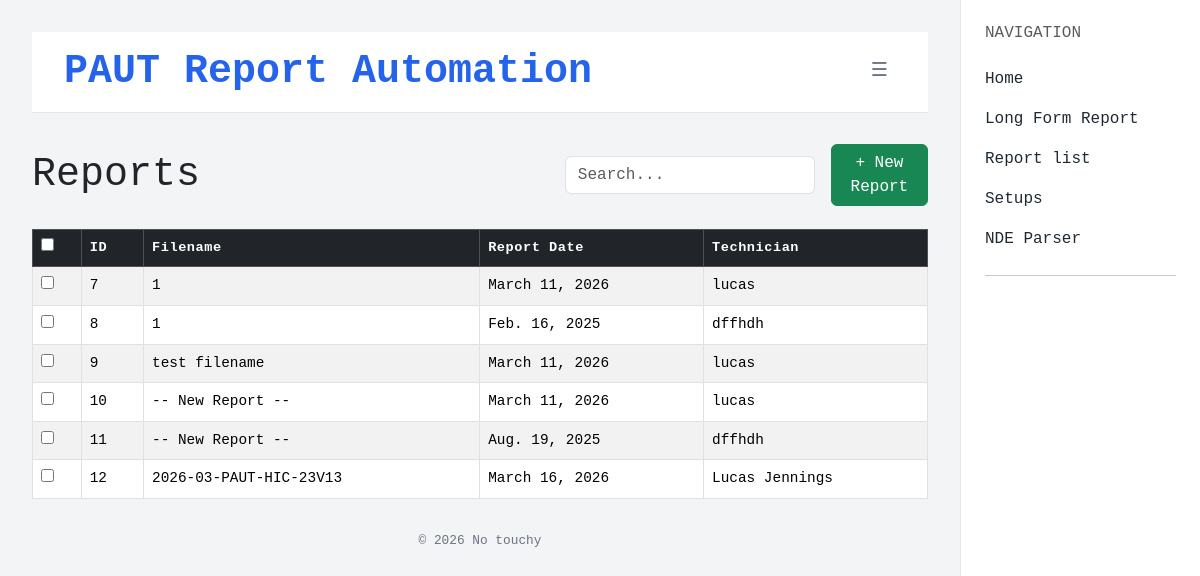
/reports/, run on an earlier commit of the app's database.
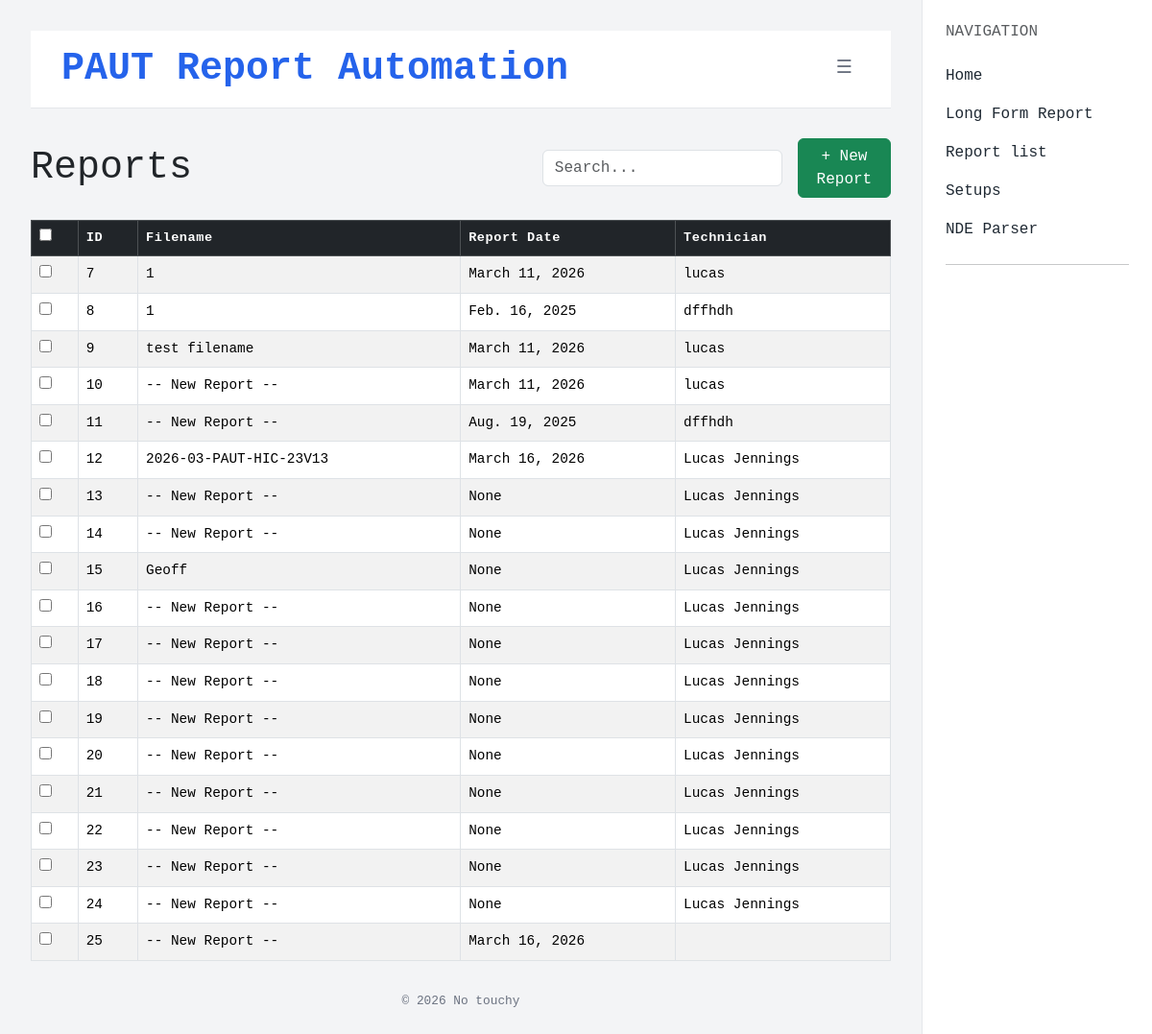
And on a later commit of the database.
### reports/models.py (models this page shows, shortened)
class Report(models.Model):
    document_filename = models.CharField(max_length=200, blank=True)
    document_title = models.TextField(blank=True)
    client = models.CharField(max_length=200, blank=True)
    location = models.CharField(max_length=200, blank=True)
    work_order = models.CharField(max_length=100, blank=True)
    project_number = models.CharField(max_length=100, blank=True)
    report_date = models.DateField(blank=True, null=True)
    test_date = models.DateField(blank=True, null=True)
    project_type = models.CharField(max_length=200, blank=True)
    procedure = models.CharField(max_length=200, blank=True)
    technician_name = models.CharField(max_length=200, blank=True)
    certification = models.CharField(max_length=200, blank=True)
    assistant_name = models.CharField(max_length=200, blank=True)
    assistant_certification = models.CharField(max_length=200, blank=True)
    examination_scope = models.TextField(blank=True)
    executive_summary = models.TextField(blank=True)
    equipment_id = models.CharField(max_length=200, blank=True)
    equipment_overview = models.TextField(blank=True)
    work_scope = models.TextField(blank=True)
    x_axis_reference = models.CharField(max_length=200, blank=True)
    y_axis_reference = models.CharField(max_length=200, blank=True)
    ut_method = models.CharField(max_length=200, blank=True)

### reports/views.py (the view, shortened to what this page needs)
# urls.py: path('reports/', views.report_list, name='report-list'),
def report_list(request):
    reports = Report.objects.all()
    return render(request, 'reports/report_list.html', {'reports': reports})

### reports/templates/reports/report_list.html (shortened to what this page needs)
{% extends "reports/base.html" %}
{% block content %}
{% if reports %}
<form method="post">
<div class="d-flex align-items-center gap-3 mb-3">
    <h1 class="page-title mb-0">Reports</h1>
    <input type="text" id="keyword-search" class="form-control" placeholder="Search..." style="max-width: 250px;">
    <a href="{% url 'new-report' %}" class="btn btn-success ms-auto">+ New Report</a>
</div>
    <div class="table-responsive">
        <table class="table table-bordered table-striped table-hover align-middle setup-table">
            <thead class="table-dark">
                <tr>
                    <th><input type="checkbox" id="select-all"></th>
                    <th class="sortable" data-col="0">ID </th>
                    <th class="sortable" data-col="1">Filename </th>
                    <th class="sortable" data-col="2">Report Date </th>
                    <th class="sortable" data-col="3">Technician </th>
                </tr>
            </thead>
            <tbody>
                {% for report in reports %}
                <tr class="setup-row">
                    <td><input type="checkbox" name="selected_reports" value="{{ report.pk }}" class="row-check"></td>
                    <td>{{ report.pk }}</td>
                    <td>{{ report.document_filename }}</td>
                    <td>{{ report.report_date }}</td>
                    <td>{{ report.technician_name }}</td>
                </tr>
                {% endfor %}
            </tbody>
        </table>
    </div>
</form>
{% else %}
<div class="d-flex align-items-center gap-3 mb-3">
    <h1 class="page-title mb-0">Reports</h1>
    <a href="{% url 'new-report' %}" class="btn btn-success">+ New Report</a>
</div>
<p>No reports found. <a href="{% url 'create-report' %}">Create one.</a></p>
{% endif %}
{% endblock %}

### reports/templates/reports/base.html (shortened to what this page needs)
{% load static %}
<!DOCTYPE html>
<html lang="en">
<head>
    <link href="https://cdn.jsdelivr.net/npm/bootstrap@5.3.2/dist/css/bootstrap.min.css" rel="stylesheet">
    <link rel="stylesheet" href="{% static 'reports/css/base_styles.css'%}">
</head>
<body>
<div class="container-fluid">
    <div class="row">
        <div class="col content-wrapper">
            <div class="app-header mb-4 d-flex align-items-center justify-content-between">
                <h1 class="app-title">PAUT Report Automation</h1>
                <button class="sidebar-toggle" id="sidebar-toggle" title="Toggle navigation">&#9776;</button>
            </div>
            {% block content %}
            {% endblock %}
            <footer>
                © {% now "Y" %} No touchy
            </footer>
        </div>
        <div class="col-lg-auto sidebar">
            <h6 class="text-uppercase text-muted mb-3">Navigation</h6>
            <a href="{% url 'home'%}">Home</a>
            <a href="{% url 'create-report' %}">Long Form Report</a>
            <a href="{% url 'report-list'%}">Report list</a>
            <a href="{% url 'setup-list'%}">Setups</a>
            <a href="{% url 'nde-upload' %}">NDE Parser</a>
            <hr>
        </div>
    </div>
</div>
</body>
</html>

### reports/static/reports/css/base_styles.css (style rules this page uses)
body { font-family: 'Vulf', monospace; background: #f3f4f6; }
.sidebar { background: #ffffff; border-left: 1px solid #e5e7eb; min-height: 100vh; padding: 1.5rem; width: 240px; }
.sidebar a { display: block; padding: .5rem 0; color: #1f2933; text-decoration: none; font-weight: 500; }
.app-header { background: white; border-bottom: 1px solid #e5e7eb; padding: 1rem 2rem; }
.app-title { font-family: 'Vulf Header', monospace; color: #2563eb; font-weight: 600; margin: 0; }
.content-wrapper { padding: 2rem; }
footer { text-align: center; padding: 1rem; color: #6b7280; font-size: .8rem; }
.sidebar-toggle { background: none; border: none; cursor: pointer; font-size: 1.2rem; color: #6b7280; padding: 0 0.5rem; line-height: 1; }

### reports/templates/reports/report_list.html (style rules this page uses)
.setup-table thead th { white-space: nowrap; font-size: 0.85rem; letter-spacing: 0.04em; }
.setup-table tbody td { font-size: 0.9rem; }
.sortable { cursor: pointer; user-select: none; }

What changed in the data, as far as the page shows it:
added Report: pk "13", document_filename "-- New Report --", report_date "None", technician_name "Lucas Jennings"
added Report: pk "14", document_filename "-- New Report --", report_date "None", technician_name "Lucas Jennings"
added Report: pk "15", document_filename "Geoff", report_date "None", technician_name "Lucas Jennings"
added Report: pk "16", document_filename "-- New Report --", report_date "None", technician_name "Lucas Jennings"
added Report: pk "17", document_filename "-- New Report --", report_date "None", technician_name "Lucas Jennings"
added Report: pk "18", document_filename "-- New Report --", report_date "None", technician_name "Lucas Jennings"
added Report: pk "19", document_filename "-- New Report --", report_date "None", technician_name "Lucas Jennings"
added Report: pk "20", document_filename "-- New Report --", report_date "None", technician_name "Lucas Jennings"
added Report: pk "21", document_filename "-- New Report --", report_date "None", technician_name "Lucas Jennings"
added Report: pk "22", document_filename "-- New Report --", report_date "None", technician_name "Lucas Jennings"
added Report: pk "23", document_filename "-- New Report --", report_date "None", technician_name "Lucas Jennings"
added Report: pk "24", document_filename "-- New Report --", report_date "None", technician_name "Lucas Jennings"
added Report: pk "25", document_filename "-- New Report --", report_date "March 16, 2026"
